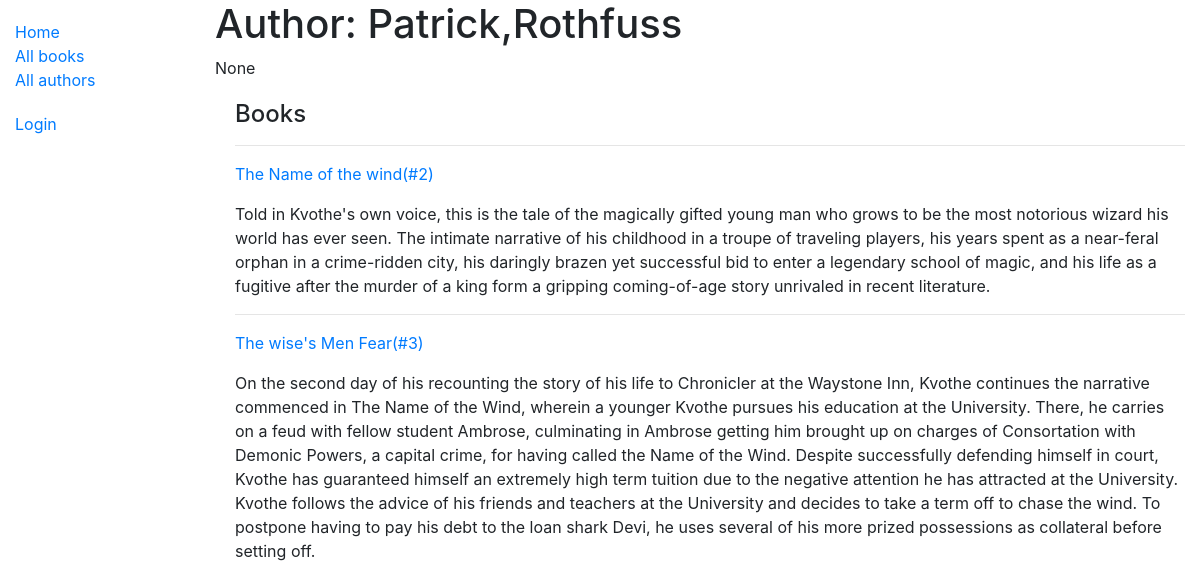
Page /author/1 on the committed database.
### catalog/models.py (models this page shows, shortened)
class Author(models.Model):
    first_name = models.CharField(max_length=100)
    last_name = models.CharField(max_length=100)
    date_of_Birth = models.DateField(null=True,blank=True)
    date_of_death = models.DateField('Died',null=True,blank=True)
    class Meta:
        ordering = ['last_name','first_name']

class Book(models.Model):
    title =models.CharField(max_length=200)
    author = models.ForeignKey('Author',on_delete=models.SET_NULL,null=True)
    summary = models.TextField(max_length=1000,help_text='Enter a brief decription of the book')
    isbn = models.CharField('ISBN',max_length=13,unique=True,help_text='13 Character <a href="https://www.isbn-international.org/content/what-isbn">ISBN number</a>')
    genre = models.ManyToManyField(Genre,help_text='Select a genre for this book')
    language = models.ForeignKey('Language',on_delete=models.SET_NULL,null=True)
    class Meta:
        ordering = ['title']
    def get_absolute_url(self):
        return reverse('book-detail',args=[str(self.id)])
    def display_genre(self):
        """Creating the string for the Gerne which is required to display gerne in Admin"""
        return ','.join(genre.name for genre in self.genre.all())
    display_genre.short_description = 'Gerne'

### catalog/views.py (the view)
# urls.py: path('author/<int:pk>',views.AuthorDetailedView.as_view(),name='author-detail'),
class AuthorDetailedView(generic.DetailView):
    model = Author

### catalog/templates/catalog/author_detail.html
{% extends "base_generic.html" %}
{% block content %}
      <h1>Author: {{ author.first_name }},{{author.last_name}}</h1>
      <p>{{author.date_of_Birth}}</p>
      <div style="margin-left:20px;margin-top:20px">
        <h4>Books</h4>
    {% if author.book_set.all %}
      {% for copy in author.book_set.all %}
          <hr>
          <p><a href="{{copy.get_absolute_url}}">{{copy.title}}(#{{copy.bookinstance_set.all.count}})</a></p>
          <p>{{copy.summary}}</p>
      {% endfor %}
    {% else %}
      <h4 class="text-danger"> NOT AVAIILABLE  </h4>
    {% endif %}
</div>
{% endblock %}

### rows in the picture
Author: first_name "Patrick", last_name "Rothfuss", date_of_Birth "None"
Book: title "The Name of the wind", bookinstance_set.all.count "2", summary "Told in Kvothe's own voice, this is the tale of the magically gifted young man who grows to be the most notorious wizard his world has ever seen. The intimate narrative of his childhood in a troupe of traveling players, his years spent as a near-feral orphan in a crime-ridden city, his daringly brazen yet successful bid to enter a legendary school of magic, and his life as a fugitive after the murder of a king form a gripping coming-of-age story unrivaled in recent literature."
Book: title "The wise's Men Fear", bookinstance_set.all.count "3", summary "On the second day of his recounting the story of his life to Chronicler at the Waystone Inn, Kvothe continues the narrative commenced in The Name of the Wind, wherein a younger Kvothe pursues his education at the University. There, he carries on a feud with fellow student Ambrose, culminating in Ambrose getting him brought up on charges of Consortation with Demonic Powers, a capital crime, for having called the Name of the Wind. Despite successfully defending himself in court, Kvothe has guaranteed himself an extremely high term tuition due to the negative attention he has attracted at the University. Kvothe follows the advice of his friends and teachers at the University and decides to…"
